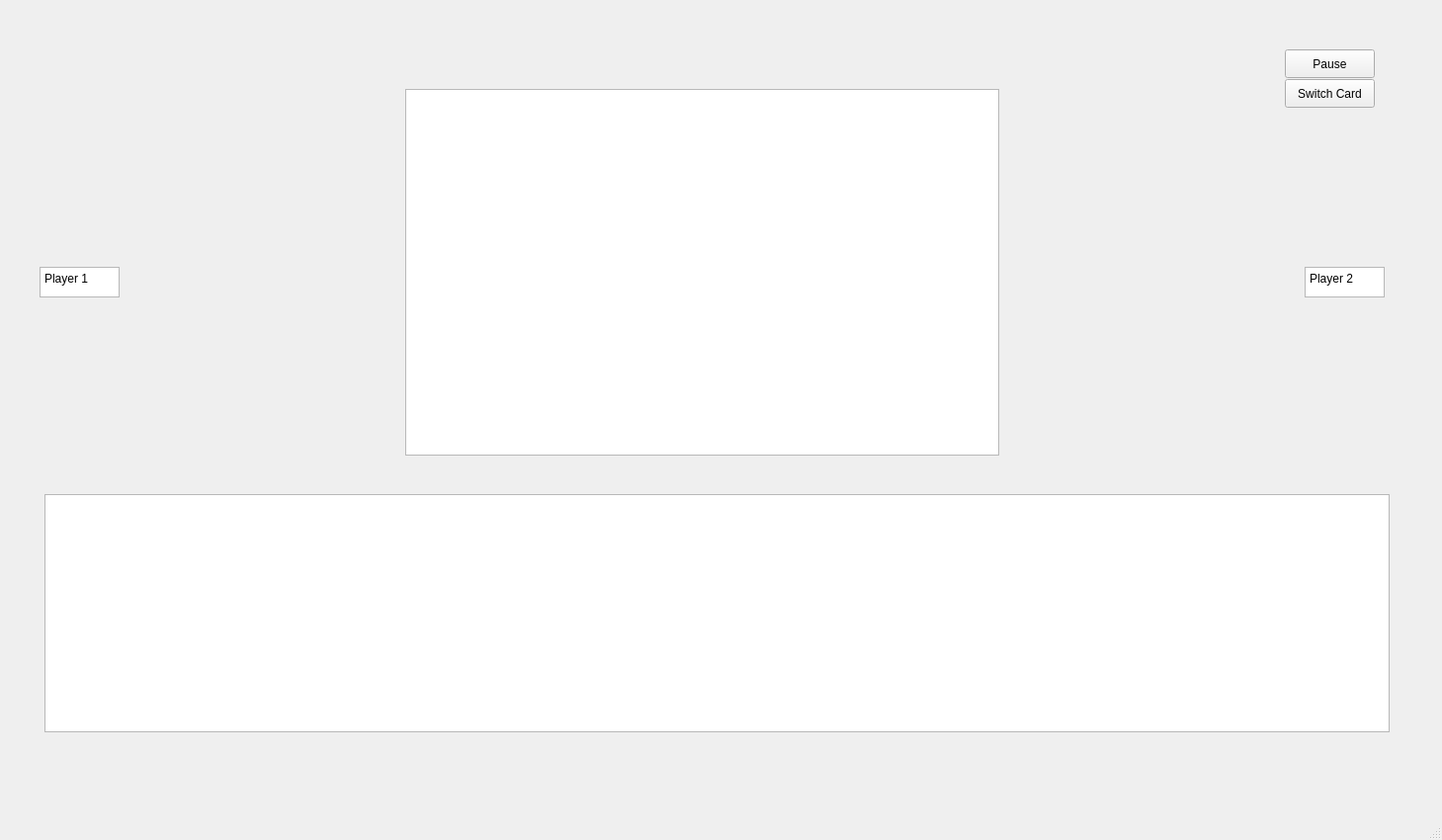
<?xml version="1.0" encoding="UTF-8"?>
<ui version="4.0">
 <class>TwoPlayerScreen</class>
 <widget class="QMainWindow" name="TwoPlayerScreen">
  <property name="geometry">
   <rect>
    <x>0</x>
    <y>0</y>
    <width>1459</width>
    <height>850</height>
   </rect>
  </property>
  <property name="maximumSize">
   <size>
    <width>1459</width>
    <height>850</height>
   </size>
  </property>
  <property name="windowTitle">
   <string>MainWindow</string>
  </property>
  <property name="styleSheet">
   <string notr="true"/>
  </property>
  <widget class="QWidget" name="centralwidget">
   <widget class="QLabel" name="label">
    <property name="geometry">
     <rect>
      <x>-10</x>
      <y>0</y>
      <width>1471</width>
      <height>801</height>
     </rect>
    </property>
    <property name="text">
     <string/>
    </property>
    <property name="pixmap">
     <pixmap resource="resource.qrc">:/img/img/زمین بازی.png</pixmap>
    </property>
   </widget>
   <widget class="QTextBrowser" name="textBrowser">
    <property name="geometry">
     <rect>
      <x>40</x>
      <y>270</y>
      <width>81</width>
      <height>31</height>
     </rect>
    </property>
    <property name="html">
     <string>&lt;!DOCTYPE HTML PUBLIC &quot;-//W3C//DTD HTML 4.0//EN&quot; &quot;http://www.w3.org/TR/REC-html40/strict.dtd&quot;&gt;
&lt;html&gt;&lt;head&gt;&lt;meta name=&quot;qrichtext&quot; content=&quot;1&quot; /&gt;&lt;meta charset=&quot;utf-8&quot; /&gt;&lt;style type=&quot;text/css&quot;&gt;
p, li { white-space: pre-wrap; }
&lt;/style&gt;&lt;/head&gt;&lt;body style=&quot; font-family:'Segoe UI'; font-size:9pt; font-weight:400; font-style:normal;&quot;&gt;
&lt;p style=&quot; margin-top:0px; margin-bottom:0px; margin-left:0px; margin-right:0px; -qt-block-indent:0; text-indent:0px;&quot;&gt;Player 1&lt;/p&gt;&lt;/body&gt;&lt;/html&gt;</string>
    </property>
   </widget>
   <widget class="QTextBrowser" name="textBrowser_2">
    <property name="geometry">
     <rect>
      <x>1320</x>
      <y>270</y>
      <width>81</width>
      <height>31</height>
     </rect>
    </property>
    <property name="html">
     <string>&lt;!DOCTYPE HTML PUBLIC &quot;-//W3C//DTD HTML 4.0//EN&quot; &quot;http://www.w3.org/TR/REC-html40/strict.dtd&quot;&gt;
&lt;html&gt;&lt;head&gt;&lt;meta name=&quot;qrichtext&quot; content=&quot;1&quot; /&gt;&lt;meta charset=&quot;utf-8&quot; /&gt;&lt;style type=&quot;text/css&quot;&gt;
p, li { white-space: pre-wrap; }
&lt;/style&gt;&lt;/head&gt;&lt;body style=&quot; font-family:'Segoe UI'; font-size:9pt; font-weight:400; font-style:normal;&quot;&gt;
&lt;p style=&quot; margin-top:0px; margin-bottom:0px; margin-left:0px; margin-right:0px; -qt-block-indent:0; text-indent:0px;&quot;&gt;Player 2&lt;/p&gt;&lt;/body&gt;&lt;/html&gt;</string>
    </property>
   </widget>
   <widget class="QListWidget" name="listWidget">
    <property name="geometry">
     <rect>
      <x>45</x>
      <y>500</y>
      <width>1361</width>
      <height>241</height>
     </rect>
    </property>
   </widget>
   <widget class="QPushButton" name="pushButton">
    <property name="geometry">
     <rect>
      <x>1300</x>
      <y>50</y>
      <width>91</width>
      <height>29</height>
     </rect>
    </property>
    <property name="text">
     <string>Pause</string>
    </property>
   </widget>
   <widget class="QPushButton" name="pushButton_2">
    <property name="geometry">
     <rect>
      <x>1300</x>
      <y>80</y>
      <width>91</width>
      <height>29</height>
     </rect>
    </property>
    <property name="text">
     <string>Switch Card</string>
    </property>
   </widget>
   <widget class="QListWidget" name="playGround">
    <property name="geometry">
     <rect>
      <x>410</x>
      <y>90</y>
      <width>601</width>
      <height>371</height>
     </rect>
    </property>
   </widget>
  </widget>
  <widget class="QMenuBar" name="menubar">
   <property name="geometry">
    <rect>
     <x>0</x>
     <y>0</y>
     <width>1459</width>
     <height>25</height>
    </rect>
   </property>
  </widget>
  <widget class="QStatusBar" name="statusbar"/>
 </widget>
 <resources>
  <include location="resource.qrc"/>
 </resources>
 <connections/>
</ui>
